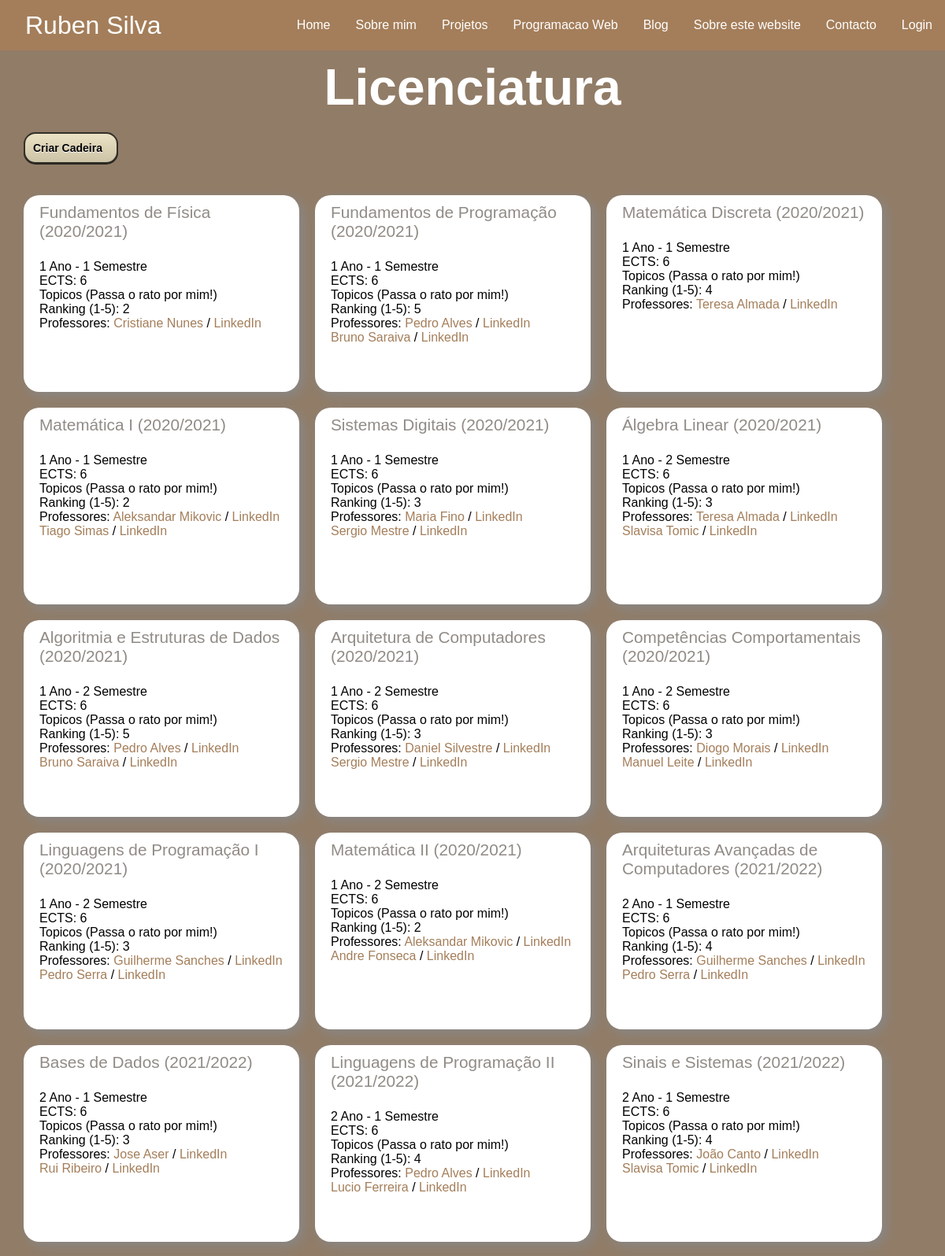
/sobre_mim (upper part), run on the app's committed database.
### portfolio/models.py (models this page shows, shortened)
class Cadeira(models.Model):
    nome = models.CharField(max_length=50)
    ano = models.IntegerField()
    semestre = models.IntegerField()
    ects = models.IntegerField()
    ano_letivo = models.CharField(max_length=10)
    topicos = models.TextField()
    ranking = models.IntegerField()
    professores = models.ManyToManyField(Pessoa)
    pagina_cadeira = models.CharField(max_length=300)

class Pessoa(models.Model):
    nome = models.CharField(max_length=50)
    link1 = models.CharField(max_length=300)
    link2 = models.CharField(max_length=300)

### portfolio/views.py (the view)
# urls.py: path('sobre_mim', views.sobre_mim_view, name='sobre_mim'),
def sobre_mim_view(request):
	context = {
        'cadeiras': Cadeira.objects.all(),
        'escolas': Escola.objects.all(),
        'interesses': Interesse.objects.all(),
    }
	return render(request, 'portfolio/sobre_mim.html', context)

### portfolio/templates/portfolio/sobre_mim.html (shortened to what this page needs)
{% extends 'portfolio/layout.html' %}
{% block main %}
    <h1 class="titulo">Licenciatura</h1>
    <a class="button-cadeiras" href="{% url 'portfolio:criar_cadeira' %}">Criar Cadeira</a>
    <div class="cadeiras">
        {% for cadeira in cadeiras %}
        <div class="cadeira">
            <a class="tit-cadeira" href={{cadeira.pagina_cadeira}} target="_blank">
                <p>{{cadeira.nome}} ({{cadeira.ano_letivo}})</p>
            </a>
            <br>
            <p>{{cadeira.ano}} Ano - {{cadeira.semestre}} Semestre</p>
            <p>ECTS: 6</p>
            <div class="dropdown">
                <p>Topicos (Passa o rato por mim!)</p>
            </div>
            <p>Ranking (1-5): {{cadeira.ranking}}</p>
            <p>Professores: {% for professor in cadeira.professores.all %}
                <a class="link-pessoa" href="{{professor.link1}}" target="_blank">{{professor.nome}}</a> / <a class="link-pessoa" href="{{professor.link2}}" target="_blank">LinkedIn</a> <br>{% endfor %}
            </p>
            <br>
            <br>
        </div>
        {% endfor %}
    </div>
{% endblock main %}

### portfolio/templates/portfolio/layout.html (shortened to what this page needs)
<!DOCTYPE html>
{% load static %}
<html lang="en">
<head>
    {% load static %}
    <link rel="stylesheet" href="{% static 'portfolio/css/estilos.css' %}">
</head>
<body onload="renderTime();">
    <header>
      <div>Ruben Silva</div>
      <nav>
        {% if user.is_authenticated %}
        <a href="{% url 'portfolio:home' %}">Home</a>
        <a href="{% url 'portfolio:sobre_mim' %}">Sobre mim</a>
        <a href="{% url 'portfolio:projetos' %}">Projetos</a>
        <a href="{% url 'portfolio:pw' %}">Programacao Web</a>
        <a href="{% url 'portfolio:blog' %}">Blog</a>
        <a href="{% url 'portfolio:sobre_website' %}">Sobre este website</a>
        <a href="{% url 'portfolio:contacto' %}">Contacto</a>
        <a href="{% url 'portfolio:logout' %}">Logout</a>
        {% else %}
        <a href="{% url 'portfolio:home' %}">Home</a>
        <a href="{% url 'portfolio:sobre_mim' %}">Sobre mim</a>
        <a href="{% url 'portfolio:projetos' %}">Projetos</a>
        <a href="{% url 'portfolio:pw' %}">Programacao Web</a>
        <a href="{% url 'portfolio:blog' %}">Blog</a>
        <a href="{% url 'portfolio:sobre_website' %}">Sobre este website</a>
        <a href="{% url 'portfolio:contacto' %}">Contacto</a>
        <a href="{% url 'portfolio:login' %}">Login</a>
        {% endif %}
      </nav>
    </header>
    <main>
      {% block main %}
	    {% endblock main %}
    </main>
</body>
</html>

### portfolio/static/portfolio/css/estilos.css (style rules this page uses)
* { padding: 0; margin: 0; box-sizing: border-box; font-family: 'Epilogue', sans-serif; }
html { background-color: #917C67; }
header { height: 8vh; background: #A47E5A; color: white; top: 0; display: flex; justify-content: space-between; align-items: center; position: sticky; }
header div { font-size: 2em; padding: 1em; }
header nav { display: flex; justify-content: flex-end; }
nav a { padding: 0 1em; text-decoration: none; font-size: 1rem; color: white; }
main { height: 87vh; padding: 0; }
.titulo { display: flex; font-size: 4em; padding: 10px; background-color: #917C67; color: white; align-items: center; justify-content: center; }
.cadeiras { position: relative; display: flex; flex-flow: row wrap; background-color: #917C67; padding: 20px; }
.cadeira { background-color: white; height: 250px; width: 350px; border-radius: 20px; box-shadow: 5px 5px 15px #888888; padding: 10px 20px; margin: 10px; }
.tit-cadeira { font-size: 1.3em; }
.tit-cadeira:link { color: #918B86; text-decoration: none; }
.link-pessoa:link { color: #A47E5A; text-decoration: none; }
.dropdown { display: inline-block; }
.button-cadeiras { position: relative; margin: 10px; box-shadow: 0px 1px 0px 0px #1c1b18; background: linear-gradient(to bottom, #eae0c2 5%, #ccc2a6 100%); background-color: #eae0c2; border-radius: 15px; border: 2px solid #333029; display: inline-block; cursor: pointer; color: black; font-family: Arial; font-size: 14px; font-weight: bold; padding: 10px; text-decoration: none; text-shadow: 0px 1px 0px #ffffff; left: 20px; width: 120px; }

### data on the page
Cadeira: nome "Fundamentos de Física", ano_letivo "2020/2021", ano "1", semestre "1", ranking "2"
Pessoa: nome "Cristiane Nunes"
Cadeira: nome "Fundamentos de Programação", ano_letivo "2020/2021", ano "1", semestre "1", ranking "5"
Pessoa: nome "Pedro Alves"
Pessoa: nome "Bruno Saraiva"
Cadeira: nome "Matemática Discreta", ano_letivo "2020/2021", ano "1", semestre "1", ranking "4"
Pessoa: nome "Teresa Almada"
Cadeira: nome "Matemática I", ano_letivo "2020/2021", ano "1", semestre "1", ranking "2"
Pessoa: nome "Aleksandar Mikovic"
Pessoa: nome "Tiago Simas"
Cadeira: nome "Sistemas Digitais", ano_letivo "2020/2021", ano "1", semestre "1", ranking "3"
Pessoa: nome "Maria Fino"
Pessoa: nome "Sergio Mestre"
Cadeira: nome "Álgebra Linear", ano_letivo "2020/2021", ano "1", semestre "2", ranking "3"
Pessoa: nome "Slavisa Tomic"
Cadeira: nome "Algoritmia e Estruturas de Dados", ano_letivo "2020/2021", ano "1", semestre "2", ranking "5"
Cadeira: nome "Arquitetura de Computadores", ano_letivo "2020/2021", ano "1", semestre "2", ranking "3"
Pessoa: nome "Daniel Silvestre"
Cadeira: nome "Competências Comportamentais", ano_letivo "2020/2021", ano "1", semestre "2", ranking "3"
Pessoa: nome "Diogo Morais"
Pessoa: nome "Manuel Leite"
Cadeira: nome "Linguagens de Programação I", ano_letivo "2020/2021", ano "1", semestre "2", ranking "3"
Pessoa: nome "Guilherme Sanches"
Pessoa: nome "Pedro Serra"
Cadeira: nome "Matemática II", ano_letivo "2020/2021", ano "1", semestre "2", ranking "2"
Pessoa: nome "Andre Fonseca"
Cadeira: nome "Arquiteturas Avançadas de Computadores", ano_letivo "2021/2022", ano "2", semestre "1", ranking "4"
Cadeira: nome "Bases de Dados", ano_letivo "2021/2022", ano "2", semestre "1", ranking "3"
Pessoa: nome "Jose Aser"
Pessoa: nome "Rui Ribeiro"
Cadeira: nome "Linguagens de Programação II", ano_letivo "2021/2022", ano "2", semestre "1", ranking "4"
Pessoa: nome "Lucio Ferreira"
Cadeira: nome "Sinais e Sistemas", ano_letivo "2021/2022", ano "2", semestre "1", ranking "4"
Pessoa: nome "João Canto"
